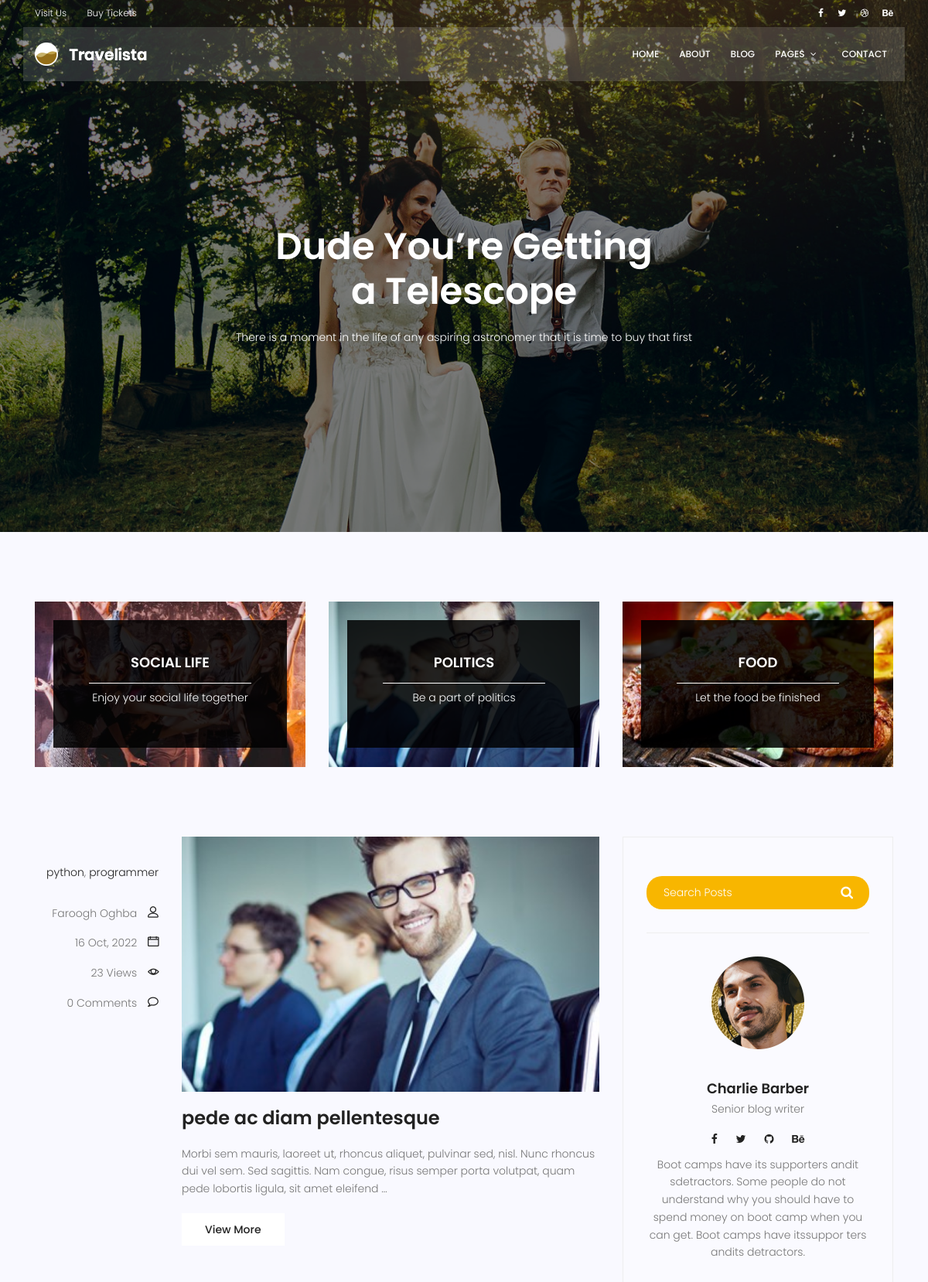
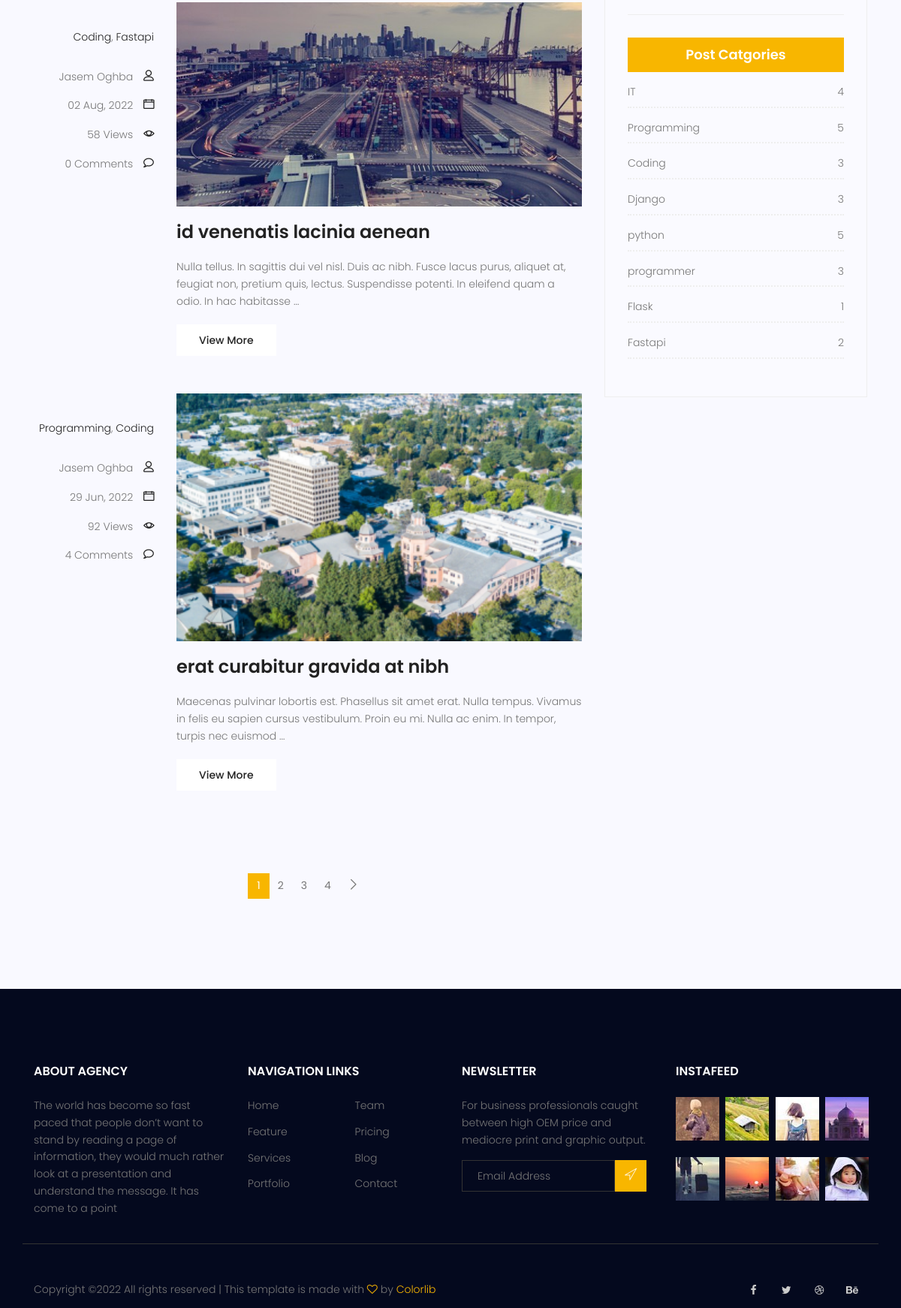
Screenshot of /blog/ (upper part) with the database file from the repository (2 pictures, top to bottom).
### blog/models.py (models this page shows, shortened)
class Category(models.Model):
    name = models.CharField(max_length=255)

class Post(models.Model):
    author = models.ForeignKey(to=User, on_delete=models.SET_NULL, null=True)
    image = models.ImageField(upload_to='blog_post/', default='blog_post/default.jpg')
    title = models.CharField(max_length=255)
    content = models.TextField()
    category = models.ManyToManyField(to=Category)
    tags = TaggableManager()
    counted_views = models.IntegerField(default=0)
    status = models.BooleanField(default=False)
    publish_date = models.DateTimeField(null=True)
    created_date = models.DateTimeField(auto_now_add=True)
    updated_date = models.DateTimeField(auto_now=True)
    class Meta:
        ordering = ['-publish_date']
    def snippet(self):
        words = self.content.split()[:30]
        return f'{" ".join(words)} ...'

### blog/views.py (the view)
# urls.py: path('', blog_home_view, name='home'),
def blog_home_view(request, **kwargs):
    all_post = Post.objects.filter(publish_date__lte=timezone.now(), status=True)
    if kwargs.get('cat_name') is not None:
        all_post = all_post.filter(category__name=kwargs['cat_name'])
    if kwargs.get('author_username') is not None:
        all_post = all_post.filter(author__username=kwargs['author_username'])
    if kwargs.get('tag_name') is not None:
        all_post = all_post.filter(tags__name=kwargs['tag_name'])
    paginator = Paginator(all_post, 3)
    try:
        page_number = request.GET.get('page')
        all_post_pages = paginator.get_page(page_number)
    except PageNotAnInteger:
        all_post_pages = paginator.get_page(1)
    except EmptyPage:
        all_post_pages = paginator.get_page(1)
    context = {'all_post_pages': all_post_pages}
    return render(request, template_name='blog/blog-home.html', context=context)

### blog/templatetags/blog_tags.py (called while the page is built)
@register.inclusion_tag('blog/blog-post-category.html')
def post_categories():
    cat_post_count = Category.objects. \
        filter(post__publish_date__lte=timezone.now(), post__status=True). \
        annotate(post_count=Count('post'))
    return {'cat_post_count': cat_post_count}

@register.simple_tag
def comments_count(post_id):
    counted_comment = Comment.objects.filter(post=post_id, approved=True).count()
    return counted_comment

### blog/templates/blog/blog-home.html (shortened to what this page needs)
{% extends 'base.html' %}
{% load blog_tags %}
{% load static %}
{% block content %}
<section class="banner-area relative blog-home-banner" id="home">
    <div class="overlay overlay-bg"></div>
    <div class="container">
        <div class="row d-flex align-items-center justify-content-center">
            <div class="about-content blog-header-content col-lg-12">
                <h1 class="text-white">
                    Dude You’re Getting
                    a Telescope
                </h1>
                <p class="text-white">
                    There is a moment in the life of any aspiring astronomer that it is time to buy that first
                </p>
            </div>
        </div>
    </div>
</section>
<section class="top-category-widget-area pt-90 pb-90 ">
    <div class="container">
        <div class="row">
            <div class="col-lg-4">
                <div class="single-cat-widget">
                    <div class="content relative">
                        <div class="overlay overlay-bg"></div>
                        <a href="#" target="_blank">
                            <div class="thumb">
                                <img class="content-image img-fluid d-block mx-auto" src="{% static 'img/blog/cat-widget1.jpg' %}"
                                     alt="">
                            </div>
                            <div class="content-details">
                                <h4 class="content-title mx-auto text-uppercase">Social life</h4>
                                <span></span>
                                <p>Enjoy your social life together</p>
                            </div>
                        </a>
                    </div>
                </div>
            </div>
            <div class="col-lg-4">
                <div class="single-cat-widget">
                    <div class="content relative">
                        <div class="overlay overlay-bg"></div>
                        <a href="#" target="_blank">
                            <div class="thumb">
                                <img class="content-image img-fluid d-block mx-auto" src="{% static 'img/blog/cat-widget2.jpg' %}"
                                     alt="">
                            </div>
                            <div class="content-details">
                                <h4 class="content-title mx-auto text-uppercase">Politics</h4>
                                <span></span>
                                <p>Be a part of politics</p>
                            </div>
                        </a>
                    </div>
                </div>
            </div>
            <div class="col-lg-4">
                <div class="single-cat-widget">
                    <div class="content relative">
                        <div class="overlay overlay-bg"></div>
                        <a href="#" target="_blank">
                            <div class="thumb">
                                <img class="content-image img-fluid d-block mx-auto" src="{% static 'img/blog/cat-widget3.jpg' %}"
                                     alt="">
                            </div>
                            <div class="content-details">
                                <h4 class="content-title mx-auto text-uppercase">Food</h4>
                                <span></span>
                                <p>Let the food be finished</p>
                            </div>
                        </a>
                    </div>
                </div>
            </div>
        </div>
    </div>
</section>
<section class="post-content-area">
    <div class="container">
        <div class="row">
            <div class="col-lg-8 posts-list">
                {% for post in all_post_pages %}
                    <div class="single-post row">
                    <div class="col-lg-3  col-md-3 meta-details">
                        <ul class="tags">
                            {% for cat in post.category.all %}
                                <li>
                                    <a href="{% url 'blog:category' cat_name=cat.name %}">{{ cat.name }}</a>{% if not forloop.last %},{% endif %}
                                </li>
                            {% endfor %}
                        </ul>
                        <div class="user-details row">
                            <p class="user-name col-lg-12 col-md-12 col-6"><a href="{% url 'blog:author' author_username=post.author.username %}">{{ post.author.get_full_name }}</a> <span
                                    class="lnr lnr-user"></span></p>
                            <p class="date col-lg-12 col-md-12 col-6"><a href="#">{{ post.publish_date | date:'d M, Y' }}</a> <span
                                    class="lnr lnr-calendar-full"></span></p>
                            <p class="view col-lg-12 col-md-12 col-6"><a href="#">{{ post.counted_views }} Views</a> <span
                                    class="lnr lnr-eye"></span></p>
                            <p class="comments col-lg-12 col-md-12 col-6"><a href="#">{% comments_count post_id=post.id %} Comments</a> <span
                                    class="lnr lnr-bubble"></span></p>
                        </div>
                    </div>
                    <div class="col-lg-9 col-md-9 ">
                        <div class="feature-img">
                            <img class="img-fluid" src="{{ post.image.url }}" alt="">
                        </div>
                        <a class="posts-title" href="{% url 'blog:single' post.id %}"><h3>{{ post.title }}</h3>
                        </a>
                        <p class="excert">
                            {{ post.content|truncatewords:30|striptags }}
                        </p>
                        <a href="{% url 'blog:single' post.id %}" class="primary-btn">View More</a>
                    </div>
                </div>
                {% endfor %}
                <nav class="blog-pagination justify-content-center d-flex">
                    <ul class="pagination">
                        {% for page_num in all_post_pages.paginator.page_range %}
                            {% if all_post_pages.number == page_num %}
                                <li class="page-item active"><a href="?page={{ page_num }}" class="page-link">{{ page_num }}</a></li>
                            {% else %}
                                <li class="page-item"><a href="?page={{ page_num }}" class="page-link">{{ page_num }}</a></li>
                            {% endif %}
                        {% endfor %}
                        {% if all_post_pages.has_next %}
                            <li class="page-item">
                                <a href="?page={{ all_post_pages.next_page_number }}" class="page-link" aria-label="Next">
                                        <span aria-hidden="true">
                                            <span class="lnr lnr-chevron-right"></span>
                                        </span>
                                </a>
                            </li>
                        {% endif %}
                    </ul>
                </nav>
            </div>
            <div class="col-lg-4 sidebar-widgets">
                <div class="widget-wrap">
                    {% include 'blog/blog-search.html' %}
                    {% include 'blog/blog-writer.html' %}
                    {% post_categories %}
                </div>
            </div>
        </div>
    </div>
</section>
{% endblock %}

### blog/templates/blog/blog-post-category.html
{% load static %}
<div class="single-sidebar-widget post-category-widget">
    <h4 class="category-title">Post Catgories</h4>
    <ul class="cat-list">
       {% for cat in cat_post_count %}
            <li>
                <a href="{% url 'blog:category' cat_name=cat.name %}" class="d-flex justify-content-between">
                    <p>{{ cat.name }}</p>
                    <p>{{ cat.post_count }}</p>
                </a>
            </li>
       {% endfor %}
    </ul>
</div>

### rows the page displays
Post: author.get_full_name "Faroogh Oghba", publish_date "16 Oct, 2022", counted_views "23", id "0", image (picture), title "pede ac diam pellentesque", content "Morbi sem mauris, laoreet ut, rhoncus aliquet, pulvinar sed, nisl. Nunc rhoncus dui vel sem. Sed sagittis. Nam congue, risus semper porta volutpat, quam pede lobortis ligula, sit amet eleifend …"
Category: name "python", post_count "5"
Category: name "programmer", post_count "3"
Post: author.get_full_name "Jasem Oghba", publish_date "02 Aug, 2022", counted_views "58", id "0", image (placeholder picture), title "id venenatis lacinia aenean", content "Nulla tellus. In sagittis dui vel nisl. Duis ac nibh. Fusce lacus purus, aliquet at, feugiat non, pretium quis, lectus. Suspendisse potenti. In eleifend quam a odio. In hac habitasse …"
Category: name "Coding", post_count "3"
Category: name "Fastapi", post_count "2"
Post: author.get_full_name "Jasem Oghba", publish_date "29 Jun, 2022", counted_views "92", id "4", image (picture), title "erat curabitur gravida at nibh", content "Maecenas pulvinar lobortis est. Phasellus sit amet erat. Nulla tempus. Vivamus in felis eu sapien cursus vestibulum. Proin eu mi. Nulla ac enim. In tempor, turpis nec euismod …"
Category: name "Programming", post_count "5"
Category: name "IT", post_count "4"
Category: name "Django", post_count "3"
Category: name "Flask", post_count "1"

### other values shown
{{ page_num }} "1"
{{ page_num }} "2" "3" "4"
